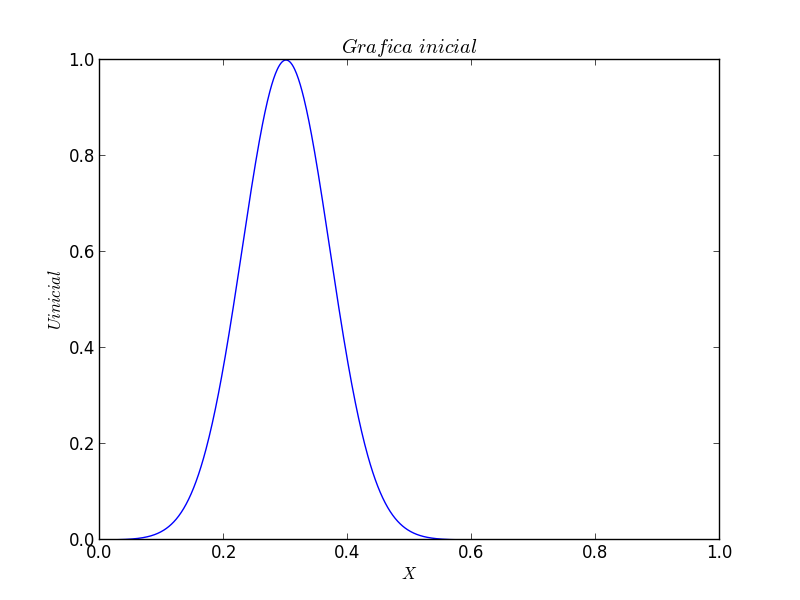

The script that saved this image:
import pylab
import numpy
import sys, string, os
from StringIO import StringIO

data = numpy.loadtxt("datos_eqonda.txt")
x = data[:,0]
uinicial = data[:,1]

pylab.plot(x,uinicial)
pylab.title("Grafica inicial")
pylab.xlabel("$x$")
pylab.ylabel("$Uinicial$")
pylab.savefig("grafica")




